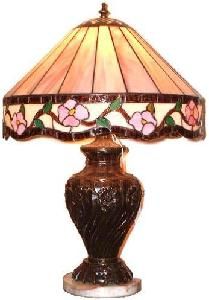
#> input picture basic/07/data/101_ObjectCategories/lamp/image_0016.jpg, 209 x 300 px, found by its file name
$ python 02_avhash-search.py   (older library calls are emulated)
#> lines starting #> are read from the running program, lines starting #| are printed output that depends on the picture
from PIL import Image
import numpy as np
import os, re
search_dir = os.path.join("data","101_ObjectCategories")
cache_dir = os.path.join("data","cache_avhash")

if not os.path.exists(cache_dir):
    os.mkdir(cache_dir)

def average_hash(fname, size = 16):
    fname2 = fname[len(search_dir):]
    cache_file = os.path.join(cache_dir ,fname2.replace('\\','_') + ".csv")
    if not os.path.exists(cache_file):
        img = Image.open(fname)
        img = img.convert('L') # 그레이로 변환
        img = img.resize((size, size), Image.ANTIALIAS) # resize
        pixel_data = img.getdata() # 픽셀 데이터 가져오기
        pixels = np.array(pixel_data) # 1차원 배열로 변환
        pixels = pixels.reshape(size,size) # size*size 배열로 변환
        avg = pixels.mean() # 평균
        px = 1 *(pixels > avg) # 평균보다 크면 1, 작으면 0
        np.savetxt(cache_file, px, fmt="%.0f", delimiter=",")
    else:
        px = np.loadtxt(cache_file, delimiter=",")
    return px;


def hamming_dist(a,b):
    aa = a.reshape(1, -1)
    ab = b.reshape(1, -1)
    dist = (aa != ab).sum()
    return dist

def enum_all_files(path):
    for root, dirs, files in os.walk(path):
        for f in files:
            fname = os.path.join(root,f)
            if re.search(r'\.(jpg|jpeg|png)$',fname):
                yield fname

def find_image(fname, rate):
    src = average_hash(fname)
    for fname in enum_all_files(search_dir):
        dst = average_hash(fname)
        diff_r = hamming_dist(src,dst) / 256
        print("[check] ", fname)
        if diff_r < rate:
            yield(diff_r, fname)

srcfile = os.path.join(search_dir, "chair", "image_0016.jpg")
html = ""
predictionImages = find_image(srcfile, 0.25)
sim = list(predictionImages)
#> in average_hash, img is the input picture: PIL image 209x300 RGB; mean R, G, B 213.5, 195.5, 184.1
#> in average_hash, `img = img.resize((size, size), Image.ANTIALIAS)`:
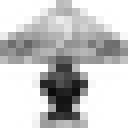
#> img: PIL image 16x16 L (shown 8 times larger); min 11, max 255, mean 197.7
#> in average_hash, `pixels = np.array(pixel_data)`: pixels = 256 values, max 255 at index 0, min 11 at index 182, mean 197.7
#> in average_hash, `avg = pixels.mean()`: avg = 197.7
#> call 2 of average_hash, with size = 16
#> in average_hash (call 2), `fname2 = fname[len(search_dir):]`: fname2 = '/BACKGROUND_Google/image_0010.jpg'
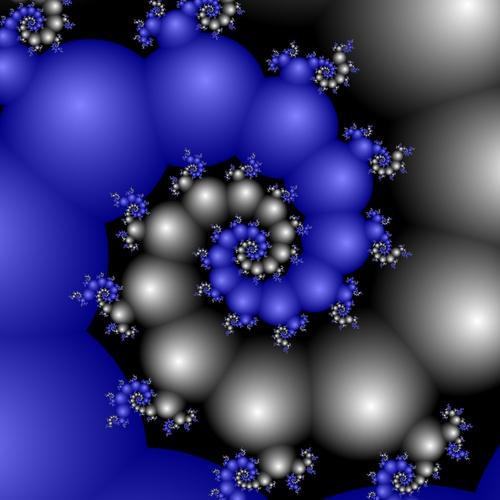
#> input picture basic/07/data/101_ObjectCategories/BACKGROUND_Google/image_0010.jpg, 500 x 500 px
#> in average_hash, img is the input picture: PIL image 500x500 RGB; mean R, G, B 60.4, 59.9, 117
#> in average_hash (call 2), `img = img.convert('L')`:
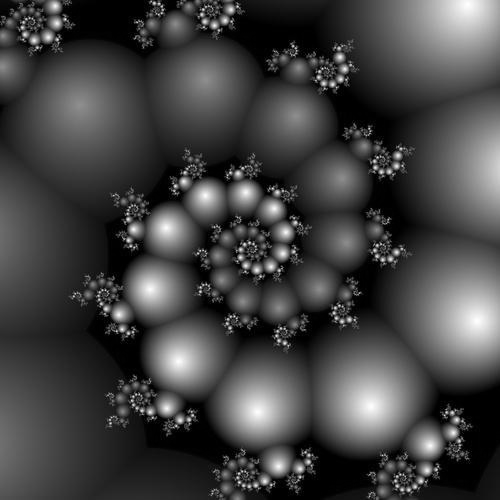
#> img: PIL image 500x500 L; min 0, max 255, mean 66.6
#> in average_hash (call 2), `img = img.resize((size, size), Image.ANTIALIAS)`:
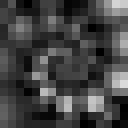
#> img: PIL image 16x16 L (shown 8 times larger); min 0, max 218, mean 66.7
#> in average_hash (call 2), `pixels = np.array(pixel_data)`: pixels = 256 values, max 218 at index 175, min 0 at index 3, mean 66.71
#> in average_hash (call 2), `avg = pixels.mean()`: avg = 66.71
#> in hamming_dist, `dist = (aa != ab).sum()`: dist = 122
#> call 4 of average_hash, with size = 16
#> in average_hash (call 4), `fname2 = fname[len(search_dir):]`: fname2 = '/Faces/image_0086.jpg'
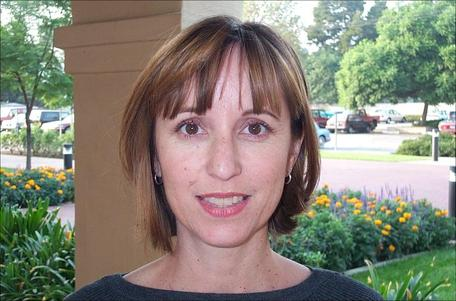
#> input picture basic/07/data/101_ObjectCategories/Faces/image_0086.jpg, 456 x 301 px
#> in average_hash, img is the input picture: PIL image 456x301 RGB; mean R, G, B 135.2, 131.7, 118.7
#> in average_hash (call 4), `img = img.convert('L')`:
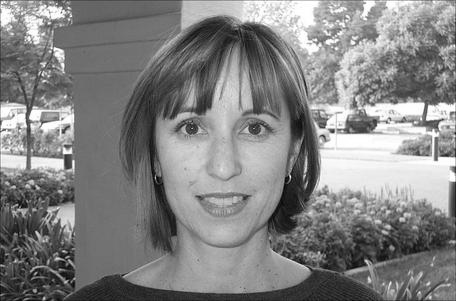
#> img: PIL image 456x301 L; min 2, max 255, mean 131.3
#> in average_hash (call 4), `img = img.resize((size, size), Image.ANTIALIAS)`:
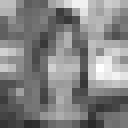
#> img: PIL image 16x16 L (shown 8 times larger); min 41, max 255, mean 131.5
#> in average_hash (call 4), `pixels = np.array(pixel_data)`: pixels = 256 values, max 255 at index 140, min 41 at index 251, mean 131.5
#> in average_hash (call 4), `avg = pixels.mean()`: avg = 131.5
#> sim = 1 item
sim = sorted(sim, key=lambda x:x[0])
for r, f in sim:
    print(r, ">", f)
    s = '<div style="float:left;"><h3>[ 차이 :' + str(r) + '-' + os.path.basename(f) + ' ]</h3>' + '<p><a href="' + f + '"><img src="' + f  + '" width=400>'+'</a></p></div>'
    html += s
#> this loop made 1 pass
#> r on pass 1: 0
#| 0.0 > data/101_ObjectCategories/lamp/image_0016.jpg

html= """<html><head><meta charset="utf8"></head>
<body><h3>원본</h3><p>
<img src='{0}' width = 400></p>{1}
</body></html>""".format(srcfile, html)

with open(os.path.join("avhash-search-output.html"), "w", encoding="utf-8") as f:
    f.write(html)

print("ok")
